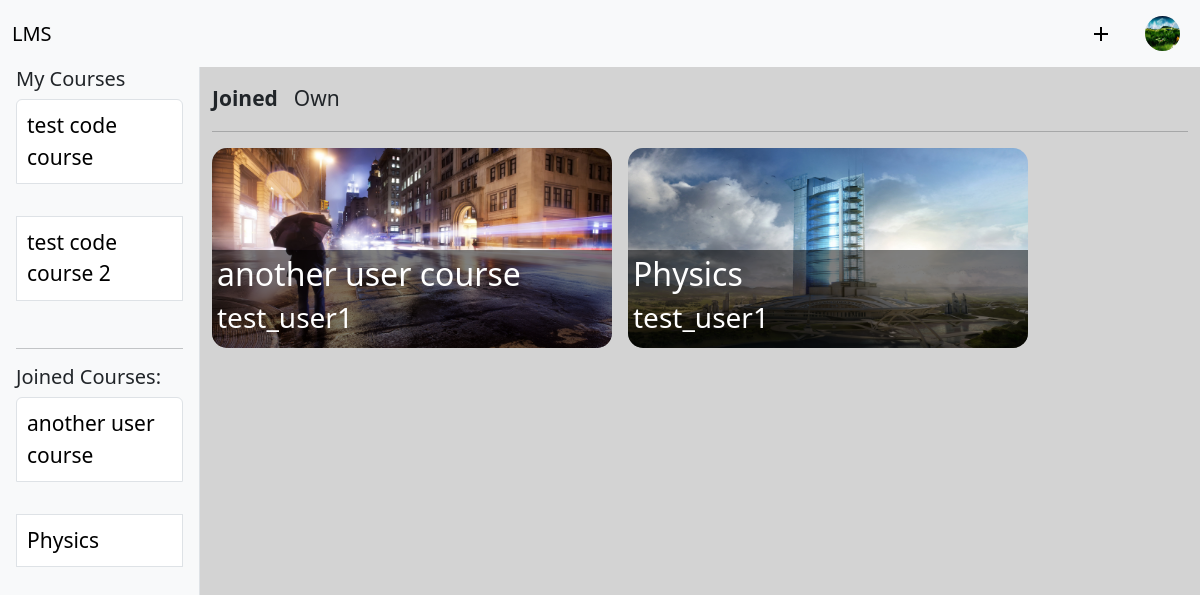
The page / (signed in) on the database its author committed.
### auth_system/models.py (models this page shows)
class CustomUser(AbstractUser):
	bio = models.TextField(null=True, blank=True)
	avatar = models.ImageField(upload_to="avatars",default="../static/images/default_avatar.jpg", null=True, blank=True)
	def __str__(self):
		return self.username

### course_system/models.py (models this page shows, shortened)
class Course(models.Model):
    name = models.CharField(max_length=100)
    user = models.ForeignKey(CustomUser, on_delete=models.CASCADE)
    cover = models.ImageField(upload_to="course_media", null=True, blank=True)
    code = models.CharField(max_length=6, unique=True, blank=True)  # Унікальний код

### course_system/views.py (the view)
# urls.py: path('', CourseView.as_view(), name='index'),
class CourseView(ListView):
	model = Course
	template_name = "course_system/course_list.html"
	context_object_name = "courses"
	def get_context_data(self, **kwargs):
		context = super().get_context_data(**kwargs)
		category = self.request.GET.get('category', 'joined')
		if category == 'joined' and self.request.user.is_authenticated:
			subscribed_courses = Subscription.objects.filter(user=self.request.user).values_list('course', flat=True)
			context['courses'] = Course.objects.filter(id__in=subscribed_courses)
		else:
			context['courses'] = Course.objects.filter(user=self.request.user)
		context['category'] = category
		return context

### course_system/context_processors.py (called while the page is built)
def user_courses(request):
    subscribed_courses = Subscription.objects.filter(user=request.user).values_list('course', flat=True)
    joined = Course.objects.filter(id__in=subscribed_courses)
    owned = Course.objects.filter(user=request.user)
    if not request.user.is_authenticated:
        return {}
    courses = Course.objects.filter(user=request.user)
    return {'user_courses': owned, "joined_courses": joined}

### templates/course_system/course_list.html (shortened to what this page needs)
{% extends 'base.html' %}
{% block content %}
<article class="container mt-3">
    <header class="d-flex gap-3 mb-3">
        <span onclick="filterCourses('joined')" class="pointer {% if category == 'joined' %}my-active {% else %} gray-text {% endif %}">Joined</span>
        <span onclick="filterCourses('own')" class="pointer {% if category == 'own' %}my-active {% else %} gray-text {% endif %}">Own</span>
    </header>
    <hr>
    <article class="d-flex gap-3">
        {% for course in courses %}
            <article class="course-container">
                <a href="{% url 'course-details' course.pk %}" class="course-link pointer">
                    <div class="image-container">
                        {% if course.cover %}
                            <img src="{{ course.cover.url }}" class="course-cover">
                        {% else %}
                            <div class="course-cover box"></div>
                        {% endif %}
                        <div class="text-overlay">
                            <h2>{{ course.name }}</h2>
                            <h3>{{ course.user }}</h3>
                        </div>
                    </div>
                </a>
            </article>
        {% endfor %}
    </article>
</article>
{% endblock %}

### templates/base.html (shortened to what this page needs)
<!DOCTYPE html>
<html lang="en">
<head>
	<link href="https://cdn.jsdelivr.net/npm/bootstrap@5.3.3/dist/css/bootstrap.min.css" rel="stylesheet">
	<link rel="stylesheet" href="https://cdn.jsdelivr.net/npm/bootstrap-icons@1.11.3/font/bootstrap-icons.min.css">
	{% load custom_tags %}
	{% load static %}
	<link rel="stylesheet" href="{% static 'css/style.css' %}">
</head>
<body>
	<nav class="navbar navbar-expand-lg bg-body-tertiary bg-primary">
		<div class="container-fluid">
			<a class="navbar-brand" href="{% url 'index' %}">LMS</a>
			<div class="collapse navbar-collapse" id="navbarNav">
				<ul class="navbar-nav ms-auto d-flex align-items-center">
					{% if request.user.is_authenticated %}
					<li class="nav-item dropdown me-3">
						<a class="nav-link active d-flex align-items-center" href="#" role="button" data-bs-toggle="dropdown" aria-expanded="false">
							<span class="material-symbols-outlined">add</span>
						</a>
					</li>
					<li class="nav-item">
						<a class="nav-link active" aria-current="page" href="{% url 'user-info' request.user.pk %}"><img src="{{request.user.avatar.url}}" alt="Profile photo" class="rounded-circle" style="width: 35px;height: 35px;"></a>
					</li>
					{% else %}
					<li class="nav-item">
						<a class="nav-link active" aria-current="page" href="{% url 'login' %}">Login</a>
					</li>
					{% endif %}
				</ul>
			</div>
		</div>
	</nav>
	<div class="d-flex" style="height: 94vh; ">
		<aside class="col-md-2 bg-light border-end px-3">
			<h5>My Courses</h5>
			<ul class="list-group">
				{% for course in user_courses %}
				<li class="list-group-item">
					<a href="{% url 'course-details' course.pk %}" class="sidebar-link">{{ course.name }}</a>
				</li>
				<br>
				{% empty %}
				<li class="list-group-item text-muted">No courses available.</li>
				{% endfor %}
			</ul>
			<hr>
			<h5>Joined Courses:</h5>
			<ul class="list-group">
				{% for course in joined_courses %}
				<li class="list-group-item">
					<a href="{% url 'course-details' course.pk %}" class="sidebar-link">{{ course.name }}</a>
				</li>
				<br>
				{% empty %}
				<li class="list-group-item text-muted">No courses available.</li>
				{% endfor %}
			</ul>
		</aside>
		<main class="col-md-10">
			{% block content %}
			{% endblock %}
		</main>
	</div>
</body>
</html>

### static/css/style.css (style rules this page uses)
* { margin: 0; padding: 0; }
body { background-color: lightgray; font-size: 21px; max-width: 100vw; height: 90vh; }
a { text-decoration: none; color: black; }
li { list-style: none !important; }
.image-container { position: relative; display: inline-block; }
.course-container { width: 400px; height: 200px; }
.course-cover { width: 400px; height: 200px; border-radius: 15px; }
.course-link { text-decoration: none; color: inherit; }
.text-overlay { position: absolute; bottom: 0; left: 0; background: rgba(0, 0, 0, 0.5); color: white; padding: 5px; font-size: 14px; width: 100%; text-align: left; border-bottom-left-radius: 15px; border-bottom-right-radius: 15px; }
.pointer { cursor: pointer; user-select: none; }
.my-active { font-weight: bold; }
.list-group-item { padding: 0; }
.sidebar-link { display: block; width: 100%; padding: 10px; }

### rows shown on the page
Course: name "test code course"
Course: name "test code course 2"
Course: name "another user course", cover (picture), user "test_user1"
Course: name "Physics", cover (picture), user "test_user1"
